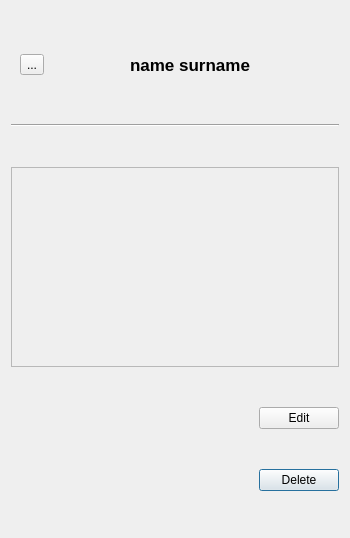
<?xml version="1.0" encoding="UTF-8"?>
<ui version="4.0">
 <class>Dialog</class>
 <widget class="QDialog" name="Dialog">
  <property name="geometry">
   <rect>
    <x>0</x>
    <y>0</y>
    <width>350</width>
    <height>538</height>
   </rect>
  </property>
  <property name="maximumSize">
   <size>
    <width>500</width>
    <height>16777215</height>
   </size>
  </property>
  <property name="windowTitle">
   <string>Dialog</string>
  </property>
  <layout class="QGridLayout" name="gridLayout">
   <item row="1" column="0">
    <widget class="Line" name="line">
     <property name="orientation">
      <enum>Qt::Horizontal</enum>
     </property>
    </widget>
   </item>
   <item row="6" column="0" alignment="Qt::AlignRight">
    <widget class="QPushButton" name="delete_pb">
     <property name="text">
      <string>Delete</string>
     </property>
    </widget>
   </item>
   <item row="2" column="0">
    <layout class="QVBoxLayout" name="contact_info_layout"/>
   </item>
   <item row="5" column="0" alignment="Qt::AlignRight">
    <widget class="QPushButton" name="edit_pb">
     <property name="text">
      <string>Edit</string>
     </property>
    </widget>
   </item>
   <item row="0" column="0">
    <widget class="QWidget" name="horizontalWidget" native="true">
     <property name="sizePolicy">
      <sizepolicy hsizetype="Preferred" vsizetype="Fixed">
       <horstretch>0</horstretch>
       <verstretch>0</verstretch>
      </sizepolicy>
     </property>
     <property name="maximumSize">
      <size>
       <width>16777215</width>
       <height>45</height>
      </size>
     </property>
     <layout class="QGridLayout" name="gridLayout_2">
      <property name="sizeConstraint">
       <enum>QLayout::SetMaximumSize</enum>
      </property>
      <item row="0" column="0">
       <widget class="QToolButton" name="back_pb">
        <property name="text">
         <string>...</string>
        </property>
        <property name="icon">
         <iconset theme="back">
          <normaloff>.</normaloff>.</iconset>
        </property>
        <property name="autoRaise">
         <bool>false</bool>
        </property>
       </widget>
      </item>
      <item row="0" column="1">
       <widget class="QLabel" name="contact_label">
        <property name="font">
         <font>
          <pointsize>13</pointsize>
          <weight>75</weight>
          <italic>false</italic>
          <bold>true</bold>
          <strikeout>false</strikeout>
          <kerning>true</kerning>
         </font>
        </property>
        <property name="autoFillBackground">
         <bool>false</bool>
        </property>
        <property name="text">
         <string>name surname</string>
        </property>
        <property name="alignment">
         <set>Qt::AlignCenter</set>
        </property>
       </widget>
      </item>
     </layout>
    </widget>
   </item>
   <item row="3" column="0">
    <layout class="QHBoxLayout" name="tag_h_layout">
     <item>
      <widget class="QScrollArea" name="tags_scrollArea">
       <property name="sizePolicy">
        <sizepolicy hsizetype="Expanding" vsizetype="Preferred">
         <horstretch>0</horstretch>
         <verstretch>0</verstretch>
        </sizepolicy>
       </property>
       <property name="minimumSize">
        <size>
         <width>0</width>
         <height>150</height>
        </size>
       </property>
       <property name="maximumSize">
        <size>
         <width>16777215</width>
         <height>200</height>
        </size>
       </property>
       <property name="widgetResizable">
        <bool>true</bool>
       </property>
       <widget class="QWidget" name="scrollAreaWidgetContents">
        <property name="geometry">
         <rect>
          <x>0</x>
          <y>0</y>
          <width>328</width>
          <height>189</height>
         </rect>
        </property>
        <layout class="QVBoxLayout" name="tags_layout"/>
       </widget>
      </widget>
     </item>
    </layout>
   </item>
  </layout>
 </widget>
 <resources/>
 <connections/>
</ui>
